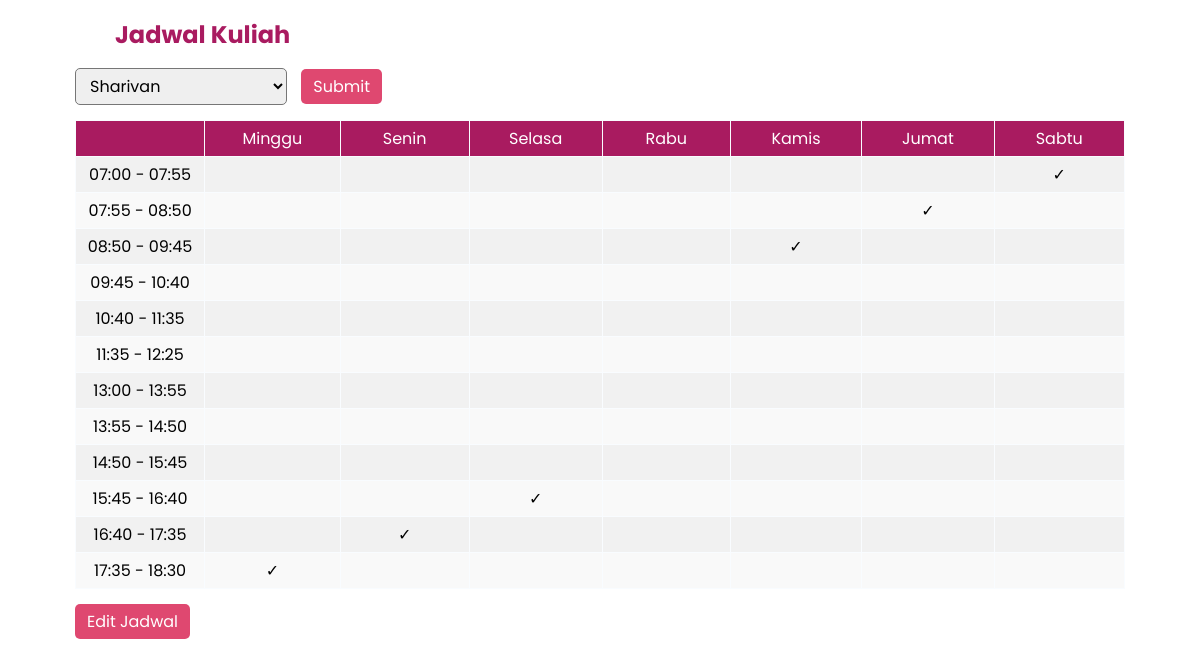
Page /index.php?nrp=160420401 on the committed database.
### tables this page shows
CREATE TABLE `jam_kuliah` (
  `idjam_kuliah` int(11) NOT NULL AUTO_INCREMENT,
  `jam_mulai` time DEFAULT NULL,
  `jam_selesai` time DEFAULT NULL,
  PRIMARY KEY (`idjam_kuliah`)
);

### class/parent.php (called while the page is built, shortened)
<?php
class parentClass {
    public function __construct()
    {
        $this->mysqli = new mysqli(SERVER_NAME, USER_NAME, PASSWORD, DB_NAME);
    }
}
?>

### class/hari.php (called while the page is built, shortened)
<?php
require_once("class/parent.php");
class hari extends parentClass {
    function getHari() {
        $hari = array();
        $res = $this->mysqli->query("SELECT * FROM hari");
        while($row = $res->fetch_assoc()) {
            array_push($hari, $row['nama']);
        }
        return $hari;
    }
}
?>

### class/jam_kuliah.php (called while the page is built, shortened)
<?php
require_once("class/parent.php");
class jam_kuliah extends parentClass {
    function getJamKuliah() {
        $jamKuliah = array();
        $res = $this->mysqli->query("SELECT * FROM jam_kuliah");
        while($row = $res->fetch_assoc()) {
            array_push($jamKuliah, array('id'=>$row['idjam_kuliah'], 'jam_mulai'=>$row['jam_mulai'], 'jam_selesai'=>$row['jam_selesai']));
        }
        return $jamKuliah;
    }
}
?>

### class/jadwal.php (the view, shortened to what this page needs)
<?php
require_once("class/parent.php");
require_once("class/jam_kuliah.php");
require_once("class/hari.php");
class jadwal extends parentClass {
    private $jam_kuliah;
    public function __construct($mahasiswa=null, $jam_kuliah=null, $hari=null)
    {
        if ($jam_kuliah == null) {
            $this->jam_kuliah = new jam_kuliah();
        } else {
            $this->jam_kuliah = $jam_kuliah;
        }
    }
    function getJadwal($nrp) {
        $stmt = $this->mysqli->prepare("SELECT * FROM jadwal WHERE nrp=?");
        $stmt->bind_param('s', $nrp);
        $stmt->execute();
        $res = $stmt->get_result();
        $array_jadwal = array();
        while ($row = $res->fetch_assoc()) {
            array_push($array_jadwal, array((int)$row['idjam_kuliah'], (int)$row['idhari']));
        }
        return $array_jadwal;
    }
    function printTabel($nrp=null) {
        $arr_jam_kuliah = $this->jam_kuliah->getJamKuliah();
        $hari = new hari();
        $arr_hari = $hari->getHari();
        $arr_jadwal = array();
        if ($nrp != null) {
            $arr_jadwal = $this->getJadwal($nrp);
        }
        echo "<table><tr><th></th>";
        foreach ($arr_hari as $h) {
            echo "<th>$h</th>";
        }
        echo "</tr>";
        $rowCounter = 1;
        foreach ($arr_jam_kuliah as $jk) {
            $jam_mulai = date_create($jk['jam_mulai']);
            $jam_selesai = date_create($jk['jam_selesai']);
            echo "<tr><td>". date_format($jam_mulai, 'H:i') ." - ". date_format($jam_selesai, 'H:i') ."</td>";
            $colCounter = 1;
            for ($i = 0; $i < count($arr_hari); $i++) {
                $indexer = array($rowCounter, $colCounter);
                $check = "";
                if (in_array($indexer, $arr_jadwal, true)) {
                    $check = "&check;";
                }
                echo "<td>$check</td>";
                $colCounter++;
            }
            echo "</tr>";
            $rowCounter++;
        }
        echo "</table>";
    }
}
?>

### style.css (style rules this page uses)
* { font-family: 'Poppins', sans-serif; font-size: 16px; }
table, th, td, tr { border: 1px solid #f9fcff; border-collapse: collapse; text-align:center; padding: 5px 10px; }
table { width: 1050px; }
th { background: #a91b60; font-weight:normal; color: white; width: 150px; }
td { background: #f9f9f9; width: 150px; }
tr:nth-child(even) td { background: #f1f1f1 !important; }

### rows in the picture
jam_kuliah: jam_mulai "07:00", jam_selesai "07:55", check "✓"
jam_kuliah: jam_mulai "07:55", jam_selesai "08:50", check "✓"
jam_kuliah: jam_mulai "08:50", jam_selesai "09:45", check "✓"
jam_kuliah: jam_mulai "09:45", jam_selesai "10:40"
jam_kuliah: jam_mulai "10:40", jam_selesai "11:35"
jam_kuliah: jam_mulai "11:35", jam_selesai "12:25"
jam_kuliah: jam_mulai "13:00", jam_selesai "13:55"
jam_kuliah: jam_mulai "13:55", jam_selesai "14:50"
jam_kuliah: jam_mulai "14:50", jam_selesai "15:45"
jam_kuliah: jam_mulai "15:45", jam_selesai "16:40", check "✓"
jam_kuliah: jam_mulai "16:40", jam_selesai "17:35", check "✓"
jam_kuliah: jam_mulai "17:35", jam_selesai "18:30", check "✓"

### other values in the picture
$h "Minggu"
$h "Senin"
$h "Selasa"
$h "Rabu"
$h "Kamis"
$h "Jumat"
$h "Sabtu"
form field nrp "Sharivan"
